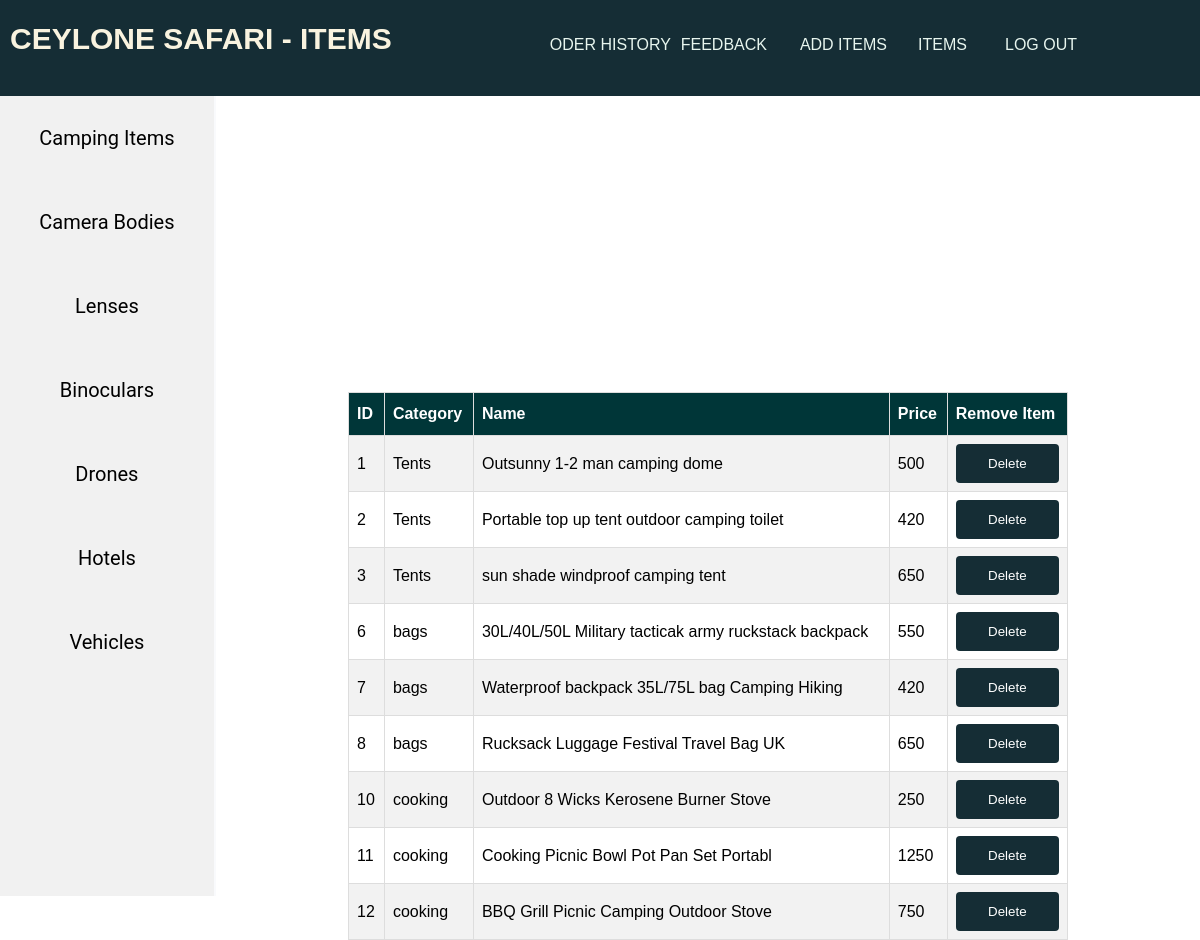
Page /adminCamping.php on the committed database.
### tables this page shows
CREATE TABLE `camping` (
  `id` int(11) NOT NULL,
  `category` varchar(255) NOT NULL,
  `name` varchar(255) NOT NULL,
  `price` double NOT NULL,
  `image` varchar(255) NOT NULL
);

### adminCamping.php (the view, shortened to what this page needs)
<?php
include('./config/db_connect.php');
$sql = "SELECT * FROM camping ";
$result = mysqli_query($conn, $sql);
$Binoculars = mysqli_fetch_all($result, MYSQLI_ASSOC);
?>
<?php include('./src/Header_footer/adminItemHeader.php') ?>
<link rel="stylesheet" href="./src/css/adminItem.css">
<div class="table">
    <table id="customers">
        <tr>
            <th>ID</th>
            <th>Category</th>
            <th>Name</th>
            <th>Price</th>
            <th>Remove Item</th>
        </tr>
        <?php foreach($Binoculars as $bin): ?>
        <tr>
            <form action="adminCamping.php" method="POST" role="form">
                <td><?php echo htmlspecialchars($bin['id']); ?></td>
                <td><?php echo htmlspecialchars($bin['category']); ?></td>
                <td><?php echo htmlspecialchars($bin['name']); ?></td>
                <td><?php echo htmlspecialchars($bin['price']); ?></td>
                <td><input type="submit" name="delete" value="Delete"></td>
            </form>
        </tr>
        <?php endforeach; ?>
    </table>
</div>
</body>
</html>

### src/css/admin.css (style rules this page uses)
body { padding: 0%; margin: 0%; font-family: Arial, Helvetica, sans-serif; }
input[type="submit"] { background-color: #152d35; color: white; padding: 12px 20px; border: none; border-radius: 4px; cursor: pointer; width: 100%; }

### src/css/adminItem.css (style rules this page uses)
#customers { font-family: Arial, Helvetica, sans-serif; border-collapse: collapse; width: 100%; }
#customers td, #customers th { border: 1px solid #ddd; padding: 8px; }
#customers tr:nth-child(even) { background-color: #f2f2f2; }
#customers th { padding-top: 12px; padding-bottom: 12px; text-align: left; background-color: #003638; color: white; }
.table { display: flex; justify-content: center; width: 60%; margin-left: 29%; margin-top: -42%; color: #000; }

### rows in the picture
camping: id "1", category "Tents", name "Outsunny 1-2 man camping dome", price "500"
camping: id "2", category "Tents", name "Portable top up tent outdoor camping toilet", price "420"
camping: id "3", category "Tents", name "sun shade windproof camping tent", price "650"
camping: id "6", category "bags", name "30L/40L/50L Military tacticak army ruckstack backpack", price "550"
camping: id "7", category "bags", name "Waterproof backpack 35L/75L bag Camping Hiking", price "420"
camping: id "8", category "bags", name "Rucksack Luggage Festival Travel Bag UK", price "650"
camping: id "10", category "cooking", name "Outdoor 8 Wicks Kerosene Burner Stove", price "250"
camping: id "11", category "cooking", name "Cooking Picnic Bowl Pot Pan Set Portabl", price "1250"
camping: id "12", category "cooking", name "BBQ Grill Picnic Camping Outdoor Stove", price "750"
